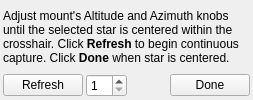
               <widget class="QWidget" name="PAHRefreshPage">
                <layout class="QVBoxLayout" name="verticalLayout_15">
                 <property name="spacing">
                  <number>3</number>
                 </property>
                 <property name="leftMargin">
                  <number>3</number>
                 </property>
                 <property name="topMargin">
                  <number>3</number>
                 </property>
                 <property name="rightMargin">
                  <number>3</number>
                 </property>
                 <property name="bottomMargin">
                  <number>3</number>
                 </property>
                 <item>
                  <widget class="QLabel" name="label_24">
                   <property name="text">
                    <string>&lt;html&gt;&lt;head/&gt;&lt;body&gt;&lt;p&gt;Adjust mount's Altitude and Azimuth knobs until the selected star is centered within the crosshair. Click &lt;span style=&quot; font-weight:600;&quot;&gt;Refresh&lt;/span&gt; to begin continuous capture. Click &lt;span style=&quot; font-weight:600;&quot;&gt;Done&lt;/span&gt; when star is centered.&lt;/p&gt;&lt;/body&gt;&lt;/html&gt;</string>
                   </property>
                   <property name="wordWrap">
                    <bool>true</bool>
                   </property>
                  </widget>
                 </item>
                 <item>
                  <layout class="QHBoxLayout" name="horizontalLayout_15">
                   <property name="spacing">
                    <number>3</number>
                   </property>
                   <item>
                    <widget class="QPushButton" name="PAHRefreshB">
                     <property name="text">
                      <string>Refresh</string>
                     </property>
                    </widget>
                   </item>
                   <item>
                    <widget class="QSpinBox" name="PAHExposure">
                     <property name="toolTip">
                      <string>Exposure duration in seconds during refresh phase</string>
                     </property>
                     <property name="minimum">
                      <number>1</number>
                     </property>
                     <property name="maximum">
                      <number>30</number>
                     </property>
                    </widget>
                   </item>
                   <item>
                    <spacer name="horizontalSpacer_7">
                     <property name="orientation">
                      <enum>Qt::Horizontal</enum>
                     </property>
                     <property name="sizeHint" stdset="0">
                      <size>
                       <width>40</width>
                       <height>20</height>
                      </size>
                     </property>
                    </spacer>
                   </item>
                   <item>
                    <widget class="QPushButton" name="PAHDoneB">
                     <property name="text">
                      <string>Done</string>
                     </property>
                    </widget>
                   </item>
                  </layout>
                 </item>
                </layout>
               </widget>
